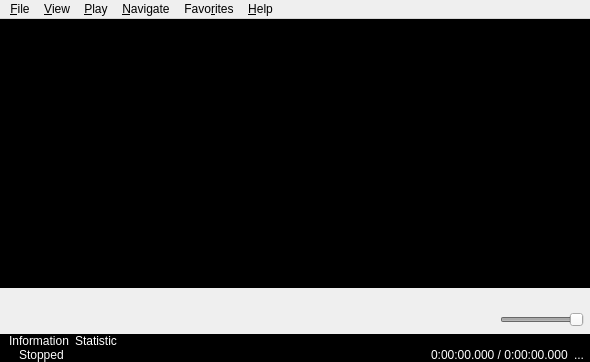
<?xml version="1.0" encoding="UTF-8"?>
<ui version="4.0">
 <class>HostWindow</class>
 <widget class="QMainWindow" name="HostWindow">
  <property name="geometry">
   <rect>
    <x>0</x>
    <y>0</y>
    <width>590</width>
    <height>362</height>
   </rect>
  </property>
  <property name="sizePolicy">
   <sizepolicy hsizetype="Fixed" vsizetype="Fixed">
    <horstretch>0</horstretch>
    <verstretch>0</verstretch>
   </sizepolicy>
  </property>
  <property name="windowTitle">
   <string>Media Player Classic Qute Theater</string>
  </property>
  <property name="windowIcon">
   <iconset resource="res.qrc">
    <normaloff>:/images/bitmaps/icon.png</normaloff>:/images/bitmaps/icon.png</iconset>
  </property>
  <widget class="QWidget" name="centralwidget">
   <layout class="QVBoxLayout" name="verticalLayout_4">
    <property name="spacing">
     <number>0</number>
    </property>
    <property name="leftMargin">
     <number>0</number>
    </property>
    <property name="topMargin">
     <number>0</number>
    </property>
    <property name="rightMargin">
     <number>0</number>
    </property>
    <property name="bottomMargin">
     <number>0</number>
    </property>
    <item>
     <widget class="QWidget" name="mpv_widget" native="true">
      <property name="styleSheet">
       <string notr="true">background-color: rgb(0, 0, 0);</string>
      </property>
      <layout class="QVBoxLayout" name="verticalLayout_5">
       <property name="spacing">
        <number>0</number>
       </property>
       <property name="leftMargin">
        <number>0</number>
       </property>
       <property name="topMargin">
        <number>0</number>
       </property>
       <property name="rightMargin">
        <number>0</number>
       </property>
       <property name="bottomMargin">
        <number>0</number>
       </property>
      </layout>
     </widget>
    </item>
    <item>
     <widget class="QFrame" name="control_section">
      <property name="sizePolicy">
       <sizepolicy hsizetype="Preferred" vsizetype="Fixed">
        <horstretch>0</horstretch>
        <verstretch>0</verstretch>
       </sizepolicy>
      </property>
      <layout class="QVBoxLayout" name="verticalLayout_6">
       <property name="spacing">
        <number>0</number>
       </property>
       <property name="leftMargin">
        <number>0</number>
       </property>
       <property name="topMargin">
        <number>0</number>
       </property>
       <property name="rightMargin">
        <number>0</number>
       </property>
       <property name="bottomMargin">
        <number>0</number>
       </property>
       <item>
        <widget class="QWidget" name="seekbar" native="true">
         <layout class="QHBoxLayout" name="horizontalLayout">
          <property name="leftMargin">
           <number>6</number>
          </property>
          <property name="rightMargin">
           <number>6</number>
          </property>
         </layout>
        </widget>
       </item>
       <item>
        <widget class="QWidget" name="controlbar" native="true">
         <layout class="QHBoxLayout" name="_3" stretch="0,0,0,0,0,0,0,0,0,0,0,1,0,0">
          <property name="leftMargin">
           <number>6</number>
          </property>
          <property name="topMargin">
           <number>3</number>
          </property>
          <property name="rightMargin">
           <number>6</number>
          </property>
          <property name="bottomMargin">
           <number>3</number>
          </property>
          <item>
           <widget class="QPushButton" name="play">
            <property name="enabled">
             <bool>false</bool>
            </property>
            <property name="icon">
             <iconset resource="res.qrc">
              <normaloff>:/images/controls/play.png</normaloff>:/images/controls/play.png</iconset>
            </property>
            <property name="flat">
             <bool>true</bool>
            </property>
           </widget>
          </item>
          <item>
           <widget class="QPushButton" name="pause">
            <property name="enabled">
             <bool>false</bool>
            </property>
            <property name="icon">
             <iconset resource="res.qrc">
              <normaloff>:/images/controls/pause.png</normaloff>:/images/controls/pause.png</iconset>
            </property>
            <property name="checkable">
             <bool>true</bool>
            </property>
            <property name="flat">
             <bool>true</bool>
            </property>
           </widget>
          </item>
          <item>
           <widget class="QPushButton" name="stop">
            <property name="enabled">
             <bool>false</bool>
            </property>
            <property name="icon">
             <iconset resource="res.qrc">
              <normaloff>:/images/controls/stop.png</normaloff>:/images/controls/stop.png</iconset>
            </property>
            <property name="flat">
             <bool>true</bool>
            </property>
           </widget>
          </item>
          <item>
           <spacer name="horizontalSpacer_2">
            <property name="orientation">
             <enum>Qt::Horizontal</enum>
            </property>
            <property name="sizeType">
             <enum>QSizePolicy::Fixed</enum>
            </property>
            <property name="sizeHint" stdset="0">
             <size>
              <width>8</width>
              <height>20</height>
             </size>
            </property>
           </spacer>
          </item>
          <item>
           <widget class="QPushButton" name="skipBackward">
            <property name="enabled">
             <bool>false</bool>
            </property>
            <property name="icon">
             <iconset resource="res.qrc">
              <normaloff>:/images/controls/back1.png</normaloff>:/images/controls/back1.png</iconset>
            </property>
            <property name="flat">
             <bool>true</bool>
            </property>
           </widget>
          </item>
          <item>
           <widget class="QPushButton" name="speedDecrease">
            <property name="enabled">
             <bool>false</bool>
            </property>
            <property name="icon">
             <iconset resource="res.qrc">
              <normaloff>:/images/controls/back2.png</normaloff>:/images/controls/back2.png</iconset>
            </property>
            <property name="flat">
             <bool>true</bool>
            </property>
           </widget>
          </item>
          <item>
           <widget class="QPushButton" name="speedIncrease">
            <property name="enabled">
             <bool>false</bool>
            </property>
            <property name="icon">
             <iconset resource="res.qrc">
              <normaloff>:/images/controls/forward1.png</normaloff>:/images/controls/forward1.png</iconset>
            </property>
            <property name="flat">
             <bool>true</bool>
            </property>
           </widget>
          </item>
          <item>
           <widget class="QPushButton" name="skipForward">
            <property name="enabled">
             <bool>false</bool>
            </property>
            <property name="icon">
             <iconset resource="res.qrc">
              <normaloff>:/images/controls/forward2.png</normaloff>:/images/controls/forward2.png</iconset>
            </property>
            <property name="flat">
             <bool>true</bool>
            </property>
           </widget>
          </item>
          <item>
           <spacer name="horizontalSpacer_3">
            <property name="orientation">
             <enum>Qt::Horizontal</enum>
            </property>
            <property name="sizeType">
             <enum>QSizePolicy::Fixed</enum>
            </property>
            <property name="sizeHint" stdset="0">
             <size>
              <width>8</width>
              <height>20</height>
             </size>
            </property>
           </spacer>
          </item>
          <item>
           <widget class="QPushButton" name="stepBackward">
            <property name="enabled">
             <bool>false</bool>
            </property>
            <property name="icon">
             <iconset resource="res.qrc">
              <normaloff>:/images/controls/back3.png</normaloff>:/images/controls/back3.png</iconset>
            </property>
            <property name="flat">
             <bool>true</bool>
            </property>
           </widget>
          </item>
          <item>
           <widget class="QPushButton" name="stepForward">
            <property name="enabled">
             <bool>false</bool>
            </property>
            <property name="icon">
             <iconset resource="res.qrc">
              <normaloff>:/images/controls/forward3.png</normaloff>:/images/controls/forward3.png</iconset>
            </property>
            <property name="flat">
             <bool>true</bool>
            </property>
           </widget>
          </item>
          <item>
           <spacer name="horizontalSpacer">
            <property name="orientation">
             <enum>Qt::Horizontal</enum>
            </property>
            <property name="sizeHint" stdset="0">
             <size>
              <width>40</width>
              <height>20</height>
             </size>
            </property>
           </spacer>
          </item>
          <item>
           <widget class="QPushButton" name="mute">
            <property name="enabled">
             <bool>false</bool>
            </property>
            <property name="icon">
             <iconset resource="res.qrc">
              <normaloff>:/images/controls/speaker1.png</normaloff>:/images/controls/speaker1.png</iconset>
            </property>
            <property name="checkable">
             <bool>true</bool>
            </property>
            <property name="flat">
             <bool>true</bool>
            </property>
           </widget>
          </item>
          <item>
           <widget class="QSlider" name="volume">
            <property name="enabled">
             <bool>false</bool>
            </property>
            <property name="minimumSize">
             <size>
              <width>64</width>
              <height>0</height>
             </size>
            </property>
            <property name="maximum">
             <number>100</number>
            </property>
            <property name="value">
             <number>100</number>
            </property>
            <property name="tracking">
             <bool>false</bool>
            </property>
            <property name="orientation">
             <enum>Qt::Horizontal</enum>
            </property>
           </widget>
          </item>
         </layout>
        </widget>
       </item>
      </layout>
     </widget>
    </item>
    <item>
     <widget class="QFrame" name="info_section">
      <property name="sizePolicy">
       <sizepolicy hsizetype="Preferred" vsizetype="Fixed">
        <horstretch>0</horstretch>
        <verstretch>0</verstretch>
       </sizepolicy>
      </property>
      <property name="styleSheet">
       <string notr="true">color: rgb(255, 255, 255);
 background-color: rgb(0, 0, 0);</string>
      </property>
      <property name="frameShape">
       <enum>QFrame::NoFrame</enum>
      </property>
      <property name="frameShadow">
       <enum>QFrame::Raised</enum>
      </property>
      <layout class="QVBoxLayout" name="verticalLayout_3">
       <property name="spacing">
        <number>0</number>
       </property>
       <property name="leftMargin">
        <number>0</number>
       </property>
       <property name="topMargin">
        <number>0</number>
       </property>
       <property name="rightMargin">
        <number>0</number>
       </property>
       <property name="bottomMargin">
        <number>0</number>
       </property>
       <item>
        <widget class="QWidget" name="info_stats" native="true">
         <layout class="QFormLayout" name="formLayout">
          <property name="topMargin">
           <number>0</number>
          </property>
          <property name="bottomMargin">
           <number>0</number>
          </property>
          <item row="0" column="0">
           <widget class="QLabel" name="info">
            <property name="text">
             <string>Information</string>
            </property>
           </widget>
          </item>
          <item row="0" column="1">
           <widget class="QLabel" name="stat">
            <property name="text">
             <string>Statistic</string>
            </property>
           </widget>
          </item>
         </layout>
        </widget>
       </item>
       <item>
        <widget class="QWidget" name="statusbar" native="true">
         <layout class="QHBoxLayout" name="_2" stretch="0,1,0,0">
          <property name="leftMargin">
           <number>6</number>
          </property>
          <property name="topMargin">
           <number>0</number>
          </property>
          <property name="rightMargin">
           <number>6</number>
          </property>
          <property name="bottomMargin">
           <number>0</number>
          </property>
          <item>
           <widget class="QLabel" name="tinyicon">
            <property name="pixmap">
             <pixmap resource="res.qrc">:/images/bitmaps/icon16.png</pixmap>
            </property>
           </widget>
          </item>
          <item>
           <widget class="QLabel" name="status">
            <property name="text">
             <string>Stopped</string>
            </property>
           </widget>
          </item>
          <item>
           <widget class="QLabel" name="time">
            <property name="text">
             <string>0:00:00.000 / 0:00:00.000</string>
            </property>
           </widget>
          </item>
          <item>
           <widget class="QPushButton" name="cornerthing">
            <property name="styleSheet">
             <string notr="true">border: none;</string>
            </property>
            <property name="text">
             <string>...</string>
            </property>
           </widget>
          </item>
         </layout>
        </widget>
       </item>
      </layout>
     </widget>
    </item>
   </layout>
  </widget>
  <widget class="QMenuBar" name="menubar">
   <property name="geometry">
    <rect>
     <x>0</x>
     <y>0</y>
     <width>590</width>
     <height>30</height>
    </rect>
   </property>
   <widget class="QMenu" name="menu_file">
    <property name="title">
     <string>&amp;File</string>
    </property>
    <widget class="QMenu" name="action_file_open_disc">
     <property name="title">
      <string>O&amp;pen Disc</string>
     </property>
    </widget>
    <widget class="QMenu" name="menu_file_recent">
     <property name="title">
      <string>Recent &amp;Files</string>
     </property>
     <addaction name="action_file_recent_clear"/>
     <addaction name="separator"/>
    </widget>
    <widget class="QMenu" name="menu_subtitle_database">
     <property name="title">
      <string>Subtitle Data&amp;base</string>
     </property>
     <addaction name="action_subtitle_search"/>
     <addaction name="action_subtitle_upload"/>
     <addaction name="action_subtitle_download"/>
    </widget>
    <addaction name="action_file_open_quick"/>
    <addaction name="separator"/>
    <addaction name="action_file_open"/>
    <addaction name="action_file_open_dvdbd"/>
    <addaction name="action_file_open_device"/>
    <addaction name="action_file_open_directory"/>
    <addaction name="action_file_open_disc"/>
    <addaction name="menu_file_recent"/>
    <addaction name="action_file_close"/>
    <addaction name="separator"/>
    <addaction name="action_file_save_copy"/>
    <addaction name="action_file_save_image"/>
    <addaction name="action_file_save_thumbnails"/>
    <addaction name="separator"/>
    <addaction name="action_file_load_subtitle"/>
    <addaction name="action_file_save_subtitle"/>
    <addaction name="menu_subtitle_database"/>
    <addaction name="separator"/>
    <addaction name="action_file_properties"/>
    <addaction name="separator"/>
    <addaction name="action_file_exit"/>
   </widget>
   <widget class="QMenu" name="menu_View">
    <property name="title">
     <string>&amp;View</string>
    </property>
    <widget class="QMenu" name="menu_view_presets">
     <property name="title">
      <string>&amp;Presets</string>
     </property>
     <addaction name="action_view_presets_minimal"/>
     <addaction name="action_view_presets_compact"/>
     <addaction name="action_view_presets_normal"/>
    </widget>
    <widget class="QMenu" name="menu_view_zoom">
     <property name="title">
      <string>&amp;Zoom</string>
     </property>
     <addaction name="action_view_zoom_050"/>
     <addaction name="action_view_zoom_100"/>
     <addaction name="action_view_zoom_200"/>
     <addaction name="action_view_zoom_autofit"/>
     <addaction name="action_view_zoom_autofit_larger"/>
     <addaction name="separator"/>
     <addaction name="action_view_zoom_disable"/>
    </widget>
    <widget class="QMenu" name="menu_view_ontop">
     <property name="title">
      <string>On &amp;Top</string>
     </property>
     <addaction name="action_view_ontop_default"/>
     <addaction name="action_view_ontop_always"/>
     <addaction name="action_view_ontop_playing"/>
     <addaction name="action_view_ontop_video"/>
    </widget>
    <addaction name="action_view_hide_menu"/>
    <addaction name="action_view_hide_seekbar"/>
    <addaction name="action_view_hide_controls"/>
    <addaction name="action_view_hide_information"/>
    <addaction name="action_view_hide_statistics"/>
    <addaction name="action_view_hide_status"/>
    <addaction name="action_view_hide_subresync"/>
    <addaction name="action_view_hide_playlist"/>
    <addaction name="action_view_hide_capture"/>
    <addaction name="action_view_hide_navigation"/>
    <addaction name="menu_view_presets"/>
    <addaction name="separator"/>
    <addaction name="action_view_fullscreen"/>
    <addaction name="menu_view_zoom"/>
    <addaction name="separator"/>
    <addaction name="menu_view_ontop"/>
    <addaction name="action_view_options"/>
   </widget>
   <widget class="QMenu" name="menu_play">
    <property name="title">
     <string>&amp;Play</string>
    </property>
    <widget class="QMenu" name="menu_play_audio">
     <property name="title">
      <string>&amp;Audio</string>
     </property>
    </widget>
    <widget class="QMenu" name="menu_play_subtitles">
     <property name="title">
      <string>Su&amp;btitles</string>
     </property>
    </widget>
    <widget class="QMenu" name="menu_play_video">
     <property name="title">
      <string>&amp;Video Stream</string>
     </property>
    </widget>
    <widget class="QMenu" name="menu_play_volume">
     <property name="title">
      <string>V&amp;olume</string>
     </property>
     <addaction name="action_play_volume_up"/>
     <addaction name="action_play_volume_down"/>
     <addaction name="action_play_volume_mute"/>
    </widget>
    <widget class="QMenu" name="menu_play_after">
     <property name="title">
      <string>Af&amp;ter Playback</string>
     </property>
     <addaction name="separator"/>
     <addaction name="action_play_after_once_exit"/>
     <addaction name="action_play_after_once_standby"/>
     <addaction name="action_play_after_once_hibernate"/>
     <addaction name="action_play_after_once_shutdown"/>
     <addaction name="action_play_after_once_logoff"/>
     <addaction name="action_play_after_once_lock"/>
     <addaction name="separator"/>
     <addaction name="action_play_after_always_exit"/>
     <addaction name="action_play_after_always_nothing"/>
     <addaction name="action_play_after_always_next"/>
    </widget>
    <addaction name="action_play_pause"/>
    <addaction name="action_play_stop"/>
    <addaction name="action_play_frame_forward"/>
    <addaction name="action_play_frame_backward"/>
    <addaction name="separator"/>
    <addaction name="action_play_rate_decrease"/>
    <addaction name="action_play_rate_increase"/>
    <addaction name="action_play_rate_reset"/>
    <addaction name="separator"/>
    <addaction name="menu_play_audio"/>
    <addaction name="menu_play_subtitles"/>
    <addaction name="menu_play_video"/>
    <addaction name="separator"/>
    <addaction name="menu_play_volume"/>
    <addaction name="menu_play_after"/>
   </widget>
   <widget class="QMenu" name="menu_navigate">
    <property name="title">
     <string>&amp;Navigate</string>
    </property>
    <widget class="QMenu" name="menu_navigate_chapters">
     <property name="title">
      <string>&amp;Chapters</string>
     </property>
    </widget>
    <addaction name="action_navigate_chapters_previous"/>
    <addaction name="action_navigate_chapters_next"/>
    <addaction name="action_navigate_goto"/>
    <addaction name="menu_navigate_chapters"/>
    <addaction name="separator"/>
    <addaction name="action_navigate_menu_title"/>
    <addaction name="action_navigate_menu_root"/>
    <addaction name="action_navigate_menu_subtitle"/>
    <addaction name="action_navigate_menu_audio"/>
    <addaction name="action_navigate_menu_angle"/>
    <addaction name="action_navigate_menu_chapter"/>
   </widget>
   <widget class="QMenu" name="menu_favorites">
    <property name="title">
     <string>Favo&amp;rites</string>
    </property>
    <addaction name="action_favorites_add"/>
    <addaction name="action_favorites_organize"/>
    <addaction name="separator"/>
   </widget>
   <widget class="QMenu" name="menu_help">
    <property name="title">
     <string>&amp;Help</string>
    </property>
    <addaction name="action_help_homepage"/>
    <addaction name="separator"/>
    <addaction name="action_help_about"/>
   </widget>
   <addaction name="menu_file"/>
   <addaction name="menu_View"/>
   <addaction name="menu_play"/>
   <addaction name="menu_navigate"/>
   <addaction name="menu_favorites"/>
   <addaction name="menu_help"/>
  </widget>
  <action name="action_file_open_quick">
   <property name="text">
    <string>&amp;Quick Open File...</string>
   </property>
   <property name="shortcut">
    <string>Ctrl+Q</string>
   </property>
  </action>
  <action name="action_file_open">
   <property name="text">
    <string>&amp;Open File...</string>
   </property>
   <property name="shortcut">
    <string>Ctrl+O</string>
   </property>
  </action>
  <action name="action_file_open_dvdbd">
   <property name="text">
    <string>Open &amp;DVD/BD...</string>
   </property>
   <property name="shortcut">
    <string>Ctrl+D</string>
   </property>
  </action>
  <action name="action_file_open_device">
   <property name="text">
    <string>Open De&amp;vice...</string>
   </property>
   <property name="shortcut">
    <string>Ctrl+V</string>
   </property>
  </action>
  <action name="action_file_open_directory">
   <property name="text">
    <string>Open Dir&amp;ectory</string>
   </property>
  </action>
  <action name="action_file_recent_clear">
   <property name="text">
    <string>&amp;Clear list</string>
   </property>
  </action>
  <action name="action_file_close">
   <property name="text">
    <string>&amp;Close File</string>
   </property>
   <property name="shortcut">
    <string>Ctrl+W</string>
   </property>
  </action>
  <action name="action_file_save_copy">
   <property name="text">
    <string>&amp;Save a Copy...</string>
   </property>
  </action>
  <action name="action_file_save_image">
   <property name="text">
    <string>Save &amp;Image...</string>
   </property>
   <property name="shortcut">
    <string>Alt+I</string>
   </property>
  </action>
  <action name="action_file_save_thumbnails">
   <property name="text">
    <string>Save &amp;Thumbnails</string>
   </property>
  </action>
  <action name="action_file_load_subtitle">
   <property name="text">
    <string>&amp;Load Subtitle</string>
   </property>
   <property name="shortcut">
    <string>Ctrl+L</string>
   </property>
  </action>
  <action name="action_file_save_subtitle">
   <property name="text">
    <string>Save S&amp;ubtitle</string>
   </property>
   <property name="shortcut">
    <string>Ctrl+S</string>
   </property>
  </action>
  <action name="action_subtitle_upload">
   <property name="text">
    <string>&amp;Upload...</string>
   </property>
  </action>
  <action name="action_subtitle_download">
   <property name="text">
    <string>&amp;Download...</string>
   </property>
   <property name="shortcut">
    <string>D</string>
   </property>
  </action>
  <action name="action_subtitle_search">
   <property name="text">
    <string>&amp;Search...</string>
   </property>
  </action>
  <action name="action_file_properties">
   <property name="text">
    <string>P&amp;roperties</string>
   </property>
   <property name="shortcut">
    <string>Shift+F10</string>
   </property>
  </action>
  <action name="action_file_exit">
   <property name="text">
    <string>E&amp;xit</string>
   </property>
   <property name="shortcut">
    <string>Ctrl+Q</string>
   </property>
  </action>
  <action name="action_view_hide_menu">
   <property name="checkable">
    <bool>true</bool>
   </property>
   <property name="checked">
    <bool>true</bool>
   </property>
   <property name="text">
    <string>Hide &amp;Menu</string>
   </property>
   <property name="shortcut">
    <string>Ctrl+0</string>
   </property>
  </action>
  <action name="action_view_hide_seekbar">
   <property name="checkable">
    <bool>true</bool>
   </property>
   <property name="checked">
    <bool>true</bool>
   </property>
   <property name="text">
    <string>See&amp;k Bar</string>
   </property>
   <property name="shortcut">
    <string>Ctrl+1</string>
   </property>
  </action>
  <action name="action_view_hide_controls">
   <property name="checkable">
    <bool>true</bool>
   </property>
   <property name="checked">
    <bool>true</bool>
   </property>
   <property name="text">
    <string>&amp;Controls</string>
   </property>
   <property name="shortcut">
    <string>Ctrl+2</string>
   </property>
  </action>
  <action name="action_view_hide_information">
   <property name="checkable">
    <bool>true</bool>
   </property>
   <property name="text">
    <string>&amp;Information</string>
   </property>
   <property name="shortcut">
    <string>Ctrl+3</string>
   </property>
  </action>
  <action name="action_view_hide_statistics">
   <property name="checkable">
    <bool>true</bool>
   </property>
   <property name="text">
    <string>&amp;Statistics</string>
   </property>
   <property name="shortcut">
    <string>Ctrl+4</string>
   </property>
  </action>
  <action name="action_view_hide_status">
   <property name="checkable">
    <bool>true</bool>
   </property>
   <property name="checked">
    <bool>true</bool>
   </property>
   <property name="text">
    <string>S&amp;tatus</string>
   </property>
   <property name="shortcut">
    <string>Ctrl+5</string>
   </property>
  </action>
  <action name="action_view_hide_subresync">
   <property name="checkable">
    <bool>true</bool>
   </property>
   <property name="text">
    <string>Su&amp;bresync</string>
   </property>
   <property name="shortcut">
    <string>Ctrl+6</string>
   </property>
  </action>
  <action name="action_view_hide_playlist">
   <property name="checkable">
    <bool>true</bool>
   </property>
   <property name="text">
    <string>Play&amp;list</string>
   </property>
   <property name="shortcut">
    <string>Ctrl+7</string>
   </property>
  </action>
  <action name="action_view_hide_capture">
   <property name="checkable">
    <bool>true</bool>
   </property>
   <property name="text">
    <string>Captu&amp;re</string>
   </property>
   <property name="shortcut">
    <string>Ctrl+8</string>
   </property>
  </action>
  <action name="action_view_hide_navigation">
   <property name="checkable">
    <bool>true</bool>
   </property>
   <property name="text">
    <string>Na&amp;vigation</string>
   </property>
   <property name="shortcut">
    <string>Ctrl+9</string>
   </property>
  </action>
  <action name="action_view_presets_minimal">
   <property name="text">
    <string>&amp;Minimal</string>
   </property>
   <property name="shortcut">
    <string>1</string>
   </property>
  </action>
  <action name="action_view_presets_compact">
   <property name="text">
    <string>&amp;Compact</string>
   </property>
   <property name="shortcut">
    <string>2</string>
   </property>
  </action>
  <action name="action_view_presets_normal">
   <property name="text">
    <string>&amp;Normal</string>
   </property>
   <property name="shortcut">
    <string>3</string>
   </property>
  </action>
  <action name="action_view_fullscreen">
   <property name="checkable">
    <bool>true</bool>
   </property>
   <property name="text">
    <string>F&amp;ullscreen</string>
   </property>
   <property name="shortcut">
    <string>Alt+Return</string>
   </property>
  </action>
  <action name="action_view_zoom_050">
   <property name="text">
    <string>&amp;50%</string>
   </property>
   <property name="shortcut">
    <string>Alt+1</string>
   </property>
  </action>
  <action name="action_view_zoom_100">
   <property name="text">
    <string>&amp;100%</string>
   </property>
   <property name="shortcut">
    <string>Alt+2</string>
   </property>
  </action>
  <action name="action_view_zoom_200">
   <property name="text">
    <string>&amp;200%</string>
   </property>
   <property name="shortcut">
    <string>Alt+3</string>
   </property>
  </action>
  <action name="action_view_zoom_autofit">
   <property name="text">
    <string>Auto &amp;Fit</string>
   </property>
   <property name="shortcut">
    <string>Alt+4</string>
   </property>
  </action>
  <action name="action_view_zoom_autofit_larger">
   <property name="text">
    <string>Auto Fit (&amp;Larger Only)</string>
   </property>
   <property name="shortcut">
    <string>Alt+5</string>
   </property>
  </action>
  <action name="action_view_zoom_disable">
   <property name="text">
    <string>&amp;Disable snapping</string>
   </property>
   <property name="shortcut">
    <string>Alt+0</string>
   </property>
  </action>
  <action name="action_view_ontop_default">
   <property name="text">
    <string>&amp;Default</string>
   </property>
  </action>
  <action name="action_view_ontop_always">
   <property name="text">
    <string>&amp;Always</string>
   </property>
   <property name="shortcut">
    <string>Ctrl+A</string>
   </property>
  </action>
  <action name="action_view_ontop_playing">
   <property name="text">
    <string>While &amp;Playing</string>
   </property>
  </action>
  <action name="action_view_ontop_video">
   <property name="text">
    <string>While Playing &amp;Video</string>
   </property>
  </action>
  <action name="action_view_options">
   <property name="text">
    <string>&amp;Options...</string>
   </property>
   <property name="shortcut">
    <string>O</string>
   </property>
  </action>
  <action name="action_play_pause">
   <property name="checkable">
    <bool>true</bool>
   </property>
   <property name="text">
    <string>&amp;Pause</string>
   </property>
   <property name="shortcut">
    <string>Space</string>
   </property>
  </action>
  <action name="action_play_stop">
   <property name="text">
    <string>&amp;Stop</string>
   </property>
   <property name="shortcut">
    <string>.</string>
   </property>
  </action>
  <action name="action_play_frame_forward">
   <property name="text">
    <string>F&amp;rame Step Forward</string>
   </property>
   <property name="shortcut">
    <string>Ctrl+Right</string>
   </property>
  </action>
  <action name="action_play_frame_backward">
   <property name="text">
    <string>Fra&amp;me Step Backward</string>
   </property>
   <property name="shortcut">
    <string>Ctrl+Left</string>
   </property>
  </action>
  <action name="action_play_rate_decrease">
   <property name="text">
    <string>&amp;Decrease Rate</string>
   </property>
   <property name="shortcut">
    <string>Ctrl+Down</string>
   </property>
  </action>
  <action name="action_play_rate_increase">
   <property name="text">
    <string>&amp;Increase Rate</string>
   </property>
   <property name="shortcut">
    <string>Ctrl+Up</string>
   </property>
  </action>
  <action name="action_play_rate_reset">
   <property name="text">
    <string>R&amp;eset Rate</string>
   </property>
   <property name="shortcut">
    <string>Ctrl+R</string>
   </property>
  </action>
  <action name="action_play_volume_up">
   <property name="text">
    <string>&amp;Up</string>
   </property>
   <property name="shortcut">
    <string>Up</string>
   </property>
  </action>
  <action name="action_play_volume_down">
   <property name="text">
    <string>&amp;Down</string>
   </property>
   <property name="shortcut">
    <string>Down</string>
   </property>
  </action>
  <action name="action_play_volume_mute">
   <property name="checkable">
    <bool>true</bool>
   </property>
   <property name="text">
    <string>&amp;Mute</string>
   </property>
   <property name="shortcut">
    <string>Ctrl+M</string>
   </property>
  </action>
  <action name="action_play_after_once_exit">
   <property name="text">
    <string>&amp;Exit</string>
   </property>
  </action>
  <action name="action_play_after_once_standby">
   <property name="text">
    <string>&amp;Stand by</string>
   </property>
  </action>
  <action name="action_play_after_once_hibernate">
   <property name="text">
    <string>&amp;Hibernate</string>
   </property>
  </action>
  <action name="action_play_after_once_shutdown">
   <property name="text">
    <string>Shut&amp;down</string>
   </property>
  </action>
  <action name="action_play_after_once_logoff">
   <property name="text">
    <string>Log &amp;Off</string>
   </property>
  </action>
  <action name="action_play_after_once_lock">
   <property name="text">
    <string>&amp;Lock</string>
   </property>
  </action>
  <action name="action_play_after_always_exit">
   <property name="text">
    <string>E&amp;xit</string>
   </property>
  </action>
  <action name="action_play_after_always_nothing">
   <property name="text">
    <string>Do &amp;Nothing</string>
   </property>
  </action>
  <action name="action_play_after_always_next">
   <property name="text">
    <string>Play next in the &amp;folder</string>
   </property>
  </action>
  <action name="action_navigate_chapters_previous">
   <property name="text">
    <string>&amp;Previous</string>
   </property>
   <property name="shortcut">
    <string>PgUp</string>
   </property>
  </action>
  <action name="action_navigate_chapters_next">
   <property name="text">
    <string>&amp;Next</string>
   </property>
   <property name="shortcut">
    <string>PgDown</string>
   </property>
  </action>
  <action name="action_navigate_goto">
   <property name="text">
    <string>&amp;Go To...</string>
   </property>
   <property name="shortcut">
    <string>Ctrl+G</string>
   </property>
  </action>
  <action name="action_navigate_menu_title">
   <property name="text">
    <string>&amp;Title Menu</string>
   </property>
   <property name="shortcut">
    <string>Alt+T</string>
   </property>
  </action>
  <action name="action_navigate_menu_root">
   <property name="text">
    <string>&amp;Root Menu</string>
   </property>
   <property name="shortcut">
    <string>Alt+R</string>
   </property>
  </action>
  <action name="action_navigate_menu_subtitle">
   <property name="text">
    <string>&amp;Subtitle Menu</string>
   </property>
  </action>
  <action name="action_navigate_menu_audio">
   <property name="text">
    <string>&amp;Audio Menu</string>
   </property>
  </action>
  <action name="action_navigate_menu_angle">
   <property name="text">
    <string>Angle &amp;Menu</string>
   </property>
  </action>
  <action name="action_navigate_menu_chapter">
   <property name="text">
    <string>Chapt&amp;er Menu</string>
   </property>
  </action>
  <action name="action_favorites_add">
   <property name="text">
    <string>&amp;Add to Favorites...</string>
   </property>
  </action>
  <action name="action_favorites_organize">
   <property name="text">
    <string>&amp;Organize Favorites...</string>
   </property>
  </action>
  <action name="action_help_homepage">
   <property name="text">
    <string>&amp;Home Page</string>
   </property>
  </action>
  <action name="action_help_about">
   <property name="text">
    <string>&amp;About...</string>
   </property>
  </action>
 </widget>
 <resources>
  <include location="res.qrc"/>
 </resources>
 <connections/>
</ui>
